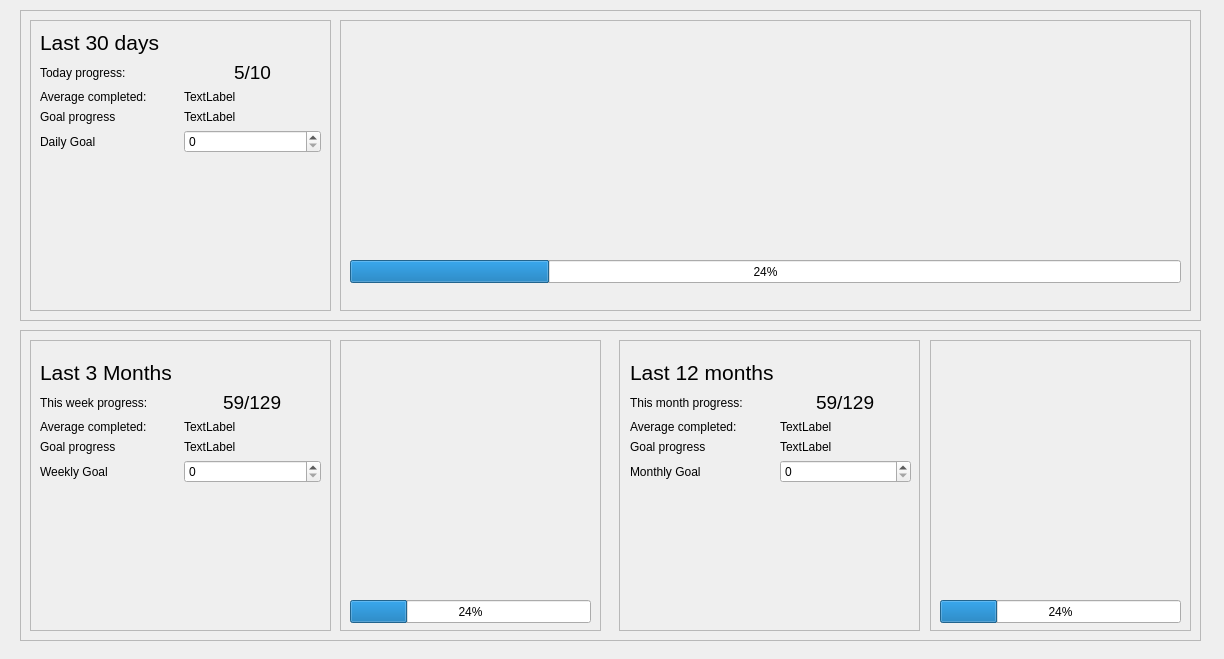
<?xml version="1.0" encoding="UTF-8"?>
<ui version="4.0">
 <class>GoalsView</class>
 <widget class="QWidget" name="GoalsView">
  <property name="geometry">
   <rect>
    <x>0</x>
    <y>0</y>
    <width>1224</width>
    <height>659</height>
   </rect>
  </property>
  <property name="windowTitle">
   <string>Progress</string>
  </property>
  <widget class="QWidget" name="gridLayoutWidget">
   <property name="geometry">
    <rect>
     <x>350</x>
     <y>30</y>
     <width>831</width>
     <height>201</height>
    </rect>
   </property>
   <layout class="QGridLayout" name="gridLayoutLastMonthDiagram"/>
  </widget>
  <widget class="QWidget" name="gridLayoutWidget_2">
   <property name="geometry">
    <rect>
     <x>40</x>
     <y>30</y>
     <width>281</width>
     <height>271</height>
    </rect>
   </property>
   <layout class="QGridLayout" name="gridLayout_2">
    <item row="0" column="0">
     <widget class="QLabel" name="label">
      <property name="font">
       <font>
        <pointsize>16</pointsize>
       </font>
      </property>
      <property name="text">
       <string>Last 30 days</string>
      </property>
     </widget>
    </item>
    <item row="4" column="0">
     <widget class="QLabel" name="label_2">
      <property name="text">
       <string>Daily Goal</string>
      </property>
     </widget>
    </item>
    <item row="4" column="1">
     <widget class="QSpinBox" name="spinBoxDailyGoal">
      <property name="maximum">
       <number>100</number>
      </property>
     </widget>
    </item>
    <item row="5" column="0">
     <spacer name="verticalSpacer">
      <property name="orientation">
       <enum>Qt::Vertical</enum>
      </property>
      <property name="sizeHint" stdset="0">
       <size>
        <width>20</width>
        <height>40</height>
       </size>
      </property>
     </spacer>
    </item>
    <item row="2" column="0" alignment="Qt::AlignLeft">
     <widget class="QLabel" name="label_4">
      <property name="text">
       <string>Average completed: </string>
      </property>
     </widget>
    </item>
    <item row="3" column="0" alignment="Qt::AlignLeft">
     <widget class="QLabel" name="label_5">
      <property name="text">
       <string>Goal progress</string>
      </property>
     </widget>
    </item>
    <item row="1" column="1" alignment="Qt::AlignHCenter">
     <widget class="QLabel" name="labelTodayProgress">
      <property name="font">
       <font>
        <pointsize>14</pointsize>
       </font>
      </property>
      <property name="text">
       <string>5/10</string>
      </property>
     </widget>
    </item>
    <item row="2" column="1" alignment="Qt::AlignLeft">
     <widget class="QLabel" name="labelLastMonthAverage">
      <property name="text">
       <string>TextLabel</string>
      </property>
     </widget>
    </item>
    <item row="3" column="1" alignment="Qt::AlignLeft">
     <widget class="QLabel" name="labelLastMonthPercentage">
      <property name="text">
       <string>TextLabel</string>
      </property>
     </widget>
    </item>
    <item row="1" column="0">
     <widget class="QLabel" name="label_3">
      <property name="text">
       <string>Today progress:</string>
      </property>
     </widget>
    </item>
   </layout>
  </widget>
  <widget class="QWidget" name="gridLayoutWidget_3">
   <property name="geometry">
    <rect>
     <x>40</x>
     <y>360</y>
     <width>281</width>
     <height>261</height>
    </rect>
   </property>
   <layout class="QGridLayout" name="gridLayout_3">
    <item row="0" column="0">
     <widget class="QLabel" name="label_6">
      <property name="sizePolicy">
       <sizepolicy hsizetype="MinimumExpanding" vsizetype="Preferred">
        <horstretch>0</horstretch>
        <verstretch>0</verstretch>
       </sizepolicy>
      </property>
      <property name="font">
       <font>
        <pointsize>16</pointsize>
       </font>
      </property>
      <property name="text">
       <string>Last 3 Months</string>
      </property>
     </widget>
    </item>
    <item row="4" column="1">
     <widget class="QSpinBox" name="spinBoxWeeklyGoal">
      <property name="maximum">
       <number>1000</number>
      </property>
     </widget>
    </item>
    <item row="4" column="0">
     <widget class="QLabel" name="label_10">
      <property name="text">
       <string>Weekly Goal</string>
      </property>
     </widget>
    </item>
    <item row="5" column="0">
     <spacer name="verticalSpacer_2">
      <property name="orientation">
       <enum>Qt::Vertical</enum>
      </property>
      <property name="sizeHint" stdset="0">
       <size>
        <width>20</width>
        <height>40</height>
       </size>
      </property>
     </spacer>
    </item>
    <item row="2" column="0" alignment="Qt::AlignLeft">
     <widget class="QLabel" name="label_8">
      <property name="text">
       <string>Average completed: </string>
      </property>
     </widget>
    </item>
    <item row="3" column="0" alignment="Qt::AlignLeft">
     <widget class="QLabel" name="label_9">
      <property name="text">
       <string>Goal progress</string>
      </property>
     </widget>
    </item>
    <item row="1" column="1" alignment="Qt::AlignHCenter">
     <widget class="QLabel" name="labelWeekProgress">
      <property name="font">
       <font>
        <pointsize>14</pointsize>
       </font>
      </property>
      <property name="text">
       <string>59/129</string>
      </property>
     </widget>
    </item>
    <item row="5" column="1">
     <spacer name="horizontalSpacer">
      <property name="orientation">
       <enum>Qt::Horizontal</enum>
      </property>
      <property name="sizeHint" stdset="0">
       <size>
        <width>40</width>
        <height>20</height>
       </size>
      </property>
     </spacer>
    </item>
    <item row="2" column="1" alignment="Qt::AlignLeft">
     <widget class="QLabel" name="labelLastQuarterAverage">
      <property name="text">
       <string>TextLabel</string>
      </property>
     </widget>
    </item>
    <item row="3" column="1" alignment="Qt::AlignLeft">
     <widget class="QLabel" name="labelLastQuarterPercentage">
      <property name="text">
       <string>TextLabel</string>
      </property>
     </widget>
    </item>
    <item row="1" column="0">
     <widget class="QLabel" name="label_7">
      <property name="text">
       <string>This week progress:</string>
      </property>
     </widget>
    </item>
   </layout>
  </widget>
  <widget class="QWidget" name="gridLayoutWidget_4">
   <property name="geometry">
    <rect>
     <x>350</x>
     <y>359</y>
     <width>241</width>
     <height>221</height>
    </rect>
   </property>
   <layout class="QGridLayout" name="gridLayoutLastQuarterDiagram"/>
  </widget>
  <widget class="QProgressBar" name="progressBarToday">
   <property name="geometry">
    <rect>
     <x>350</x>
     <y>260</y>
     <width>831</width>
     <height>23</height>
    </rect>
   </property>
   <property name="value">
    <number>24</number>
   </property>
  </widget>
  <widget class="QProgressBar" name="progressBarWeek">
   <property name="geometry">
    <rect>
     <x>350</x>
     <y>600</y>
     <width>241</width>
     <height>23</height>
    </rect>
   </property>
   <property name="value">
    <number>24</number>
   </property>
  </widget>
  <widget class="QWidget" name="gridLayoutWidget_5">
   <property name="geometry">
    <rect>
     <x>630</x>
     <y>360</y>
     <width>281</width>
     <height>261</height>
    </rect>
   </property>
   <layout class="QGridLayout" name="gridLayout_5">
    <item row="2" column="0" alignment="Qt::AlignLeft">
     <widget class="QLabel" name="label_12">
      <property name="text">
       <string>Average completed: </string>
      </property>
     </widget>
    </item>
    <item row="0" column="0">
     <widget class="QLabel" name="label_14">
      <property name="font">
       <font>
        <pointsize>16</pointsize>
       </font>
      </property>
      <property name="text">
       <string>Last 12 months</string>
      </property>
     </widget>
    </item>
    <item row="4" column="1">
     <widget class="QSpinBox" name="spinBoxMonthlyGoal">
      <property name="minimum">
       <number>0</number>
      </property>
      <property name="maximum">
       <number>10000</number>
      </property>
     </widget>
    </item>
    <item row="4" column="0">
     <widget class="QLabel" name="label_15">
      <property name="text">
       <string>Monthly Goal</string>
      </property>
     </widget>
    </item>
    <item row="5" column="0">
     <spacer name="verticalSpacer_3">
      <property name="orientation">
       <enum>Qt::Vertical</enum>
      </property>
      <property name="sizeHint" stdset="0">
       <size>
        <width>20</width>
        <height>40</height>
       </size>
      </property>
     </spacer>
    </item>
    <item row="3" column="0" alignment="Qt::AlignLeft">
     <widget class="QLabel" name="label_11">
      <property name="text">
       <string>Goal progress</string>
      </property>
     </widget>
    </item>
    <item row="1" column="1" alignment="Qt::AlignHCenter">
     <widget class="QLabel" name="labelMonthProgress">
      <property name="font">
       <font>
        <pointsize>14</pointsize>
       </font>
      </property>
      <property name="text">
       <string>59/129</string>
      </property>
     </widget>
    </item>
    <item row="2" column="1" alignment="Qt::AlignLeft">
     <widget class="QLabel" name="labelLastYearAverage">
      <property name="text">
       <string>TextLabel</string>
      </property>
     </widget>
    </item>
    <item row="3" column="1" alignment="Qt::AlignLeft">
     <widget class="QLabel" name="labelLastYearPercentage">
      <property name="text">
       <string>TextLabel</string>
      </property>
     </widget>
    </item>
    <item row="1" column="0">
     <widget class="QLabel" name="label_13">
      <property name="text">
       <string>This month progress:</string>
      </property>
     </widget>
    </item>
   </layout>
  </widget>
  <widget class="QWidget" name="gridLayoutWidget_6">
   <property name="geometry">
    <rect>
     <x>940</x>
     <y>359</y>
     <width>241</width>
     <height>221</height>
    </rect>
   </property>
   <layout class="QGridLayout" name="gridLayoutLastYearDiagram"/>
  </widget>
  <widget class="QProgressBar" name="progressBarMonth">
   <property name="geometry">
    <rect>
     <x>940</x>
     <y>600</y>
     <width>241</width>
     <height>23</height>
    </rect>
   </property>
   <property name="value">
    <number>24</number>
   </property>
  </widget>
  <widget class="QFrame" name="frameLastMonth">
   <property name="geometry">
    <rect>
     <x>20</x>
     <y>10</y>
     <width>1181</width>
     <height>311</height>
    </rect>
   </property>
   <property name="frameShape">
    <enum>QFrame::StyledPanel</enum>
   </property>
   <property name="frameShadow">
    <enum>QFrame::Raised</enum>
   </property>
   <widget class="QFrame" name="frameLastMonthDiagram">
    <property name="geometry">
     <rect>
      <x>320</x>
      <y>10</y>
      <width>851</width>
      <height>291</height>
     </rect>
    </property>
    <property name="frameShape">
     <enum>QFrame::StyledPanel</enum>
    </property>
    <property name="frameShadow">
     <enum>QFrame::Raised</enum>
    </property>
   </widget>
   <widget class="QFrame" name="frameLastMonthNumbers">
    <property name="geometry">
     <rect>
      <x>10</x>
      <y>10</y>
      <width>301</width>
      <height>291</height>
     </rect>
    </property>
    <property name="frameShape">
     <enum>QFrame::StyledPanel</enum>
    </property>
    <property name="frameShadow">
     <enum>QFrame::Raised</enum>
    </property>
   </widget>
  </widget>
  <widget class="QFrame" name="frameLastQuarterYear">
   <property name="geometry">
    <rect>
     <x>20</x>
     <y>330</y>
     <width>1181</width>
     <height>311</height>
    </rect>
   </property>
   <property name="frameShape">
    <enum>QFrame::StyledPanel</enum>
   </property>
   <property name="frameShadow">
    <enum>QFrame::Raised</enum>
   </property>
   <widget class="QFrame" name="frameLastQuarterDiagram">
    <property name="geometry">
     <rect>
      <x>320</x>
      <y>10</y>
      <width>261</width>
      <height>291</height>
     </rect>
    </property>
    <property name="frameShape">
     <enum>QFrame::StyledPanel</enum>
    </property>
    <property name="frameShadow">
     <enum>QFrame::Raised</enum>
    </property>
   </widget>
   <widget class="QFrame" name="frameLastYearNumbers">
    <property name="geometry">
     <rect>
      <x>599</x>
      <y>10</y>
      <width>301</width>
      <height>291</height>
     </rect>
    </property>
    <property name="frameShape">
     <enum>QFrame::StyledPanel</enum>
    </property>
    <property name="frameShadow">
     <enum>QFrame::Raised</enum>
    </property>
   </widget>
   <widget class="QFrame" name="frameLastYearDiagram">
    <property name="geometry">
     <rect>
      <x>910</x>
      <y>10</y>
      <width>261</width>
      <height>291</height>
     </rect>
    </property>
    <property name="frameShape">
     <enum>QFrame::StyledPanel</enum>
    </property>
    <property name="frameShadow">
     <enum>QFrame::Raised</enum>
    </property>
   </widget>
   <widget class="QFrame" name="frameLastQuarterNumbers">
    <property name="geometry">
     <rect>
      <x>10</x>
      <y>10</y>
      <width>301</width>
      <height>291</height>
     </rect>
    </property>
    <property name="frameShape">
     <enum>QFrame::StyledPanel</enum>
    </property>
    <property name="frameShadow">
     <enum>QFrame::Raised</enum>
    </property>
   </widget>
   <zorder>frameLastYearDiagram</zorder>
   <zorder>frameLastYearNumbers</zorder>
   <zorder>frameLastQuarterDiagram</zorder>
   <zorder>frameLastQuarterNumbers</zorder>
  </widget>
  <zorder>frameLastQuarterYear</zorder>
  <zorder>frameLastMonth</zorder>
  <zorder>gridLayoutWidget</zorder>
  <zorder>gridLayoutWidget_2</zorder>
  <zorder>gridLayoutWidget_3</zorder>
  <zorder>gridLayoutWidget_4</zorder>
  <zorder>progressBarToday</zorder>
  <zorder>progressBarWeek</zorder>
  <zorder>gridLayoutWidget_5</zorder>
  <zorder>gridLayoutWidget_6</zorder>
  <zorder>progressBarMonth</zorder>
 </widget>
 <resources/>
 <connections/>
</ui>
